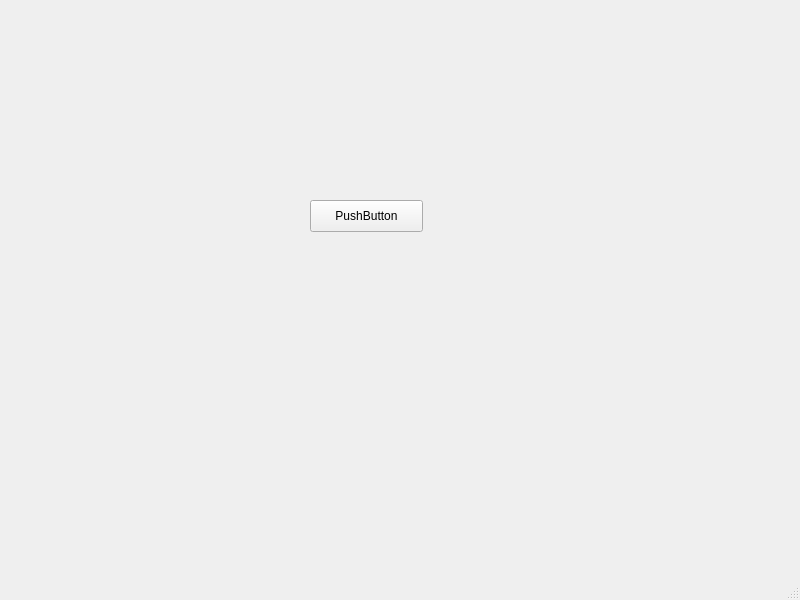
<?xml version="1.0" encoding="UTF-8"?>
<ui version="4.0">
 <class>main_window</class>
 <widget class="QMainWindow" name="main_window">
  <property name="geometry">
   <rect>
    <x>0</x>
    <y>0</y>
    <width>800</width>
    <height>600</height>
   </rect>
  </property>
  <property name="windowTitle">
   <string>main_window</string>
  </property>
  <widget class="QWidget" name="centralwidget">
   <widget class="QPushButton" name="pushButton">
    <property name="geometry">
     <rect>
      <x>310</x>
      <y>200</y>
      <width>113</width>
      <height>32</height>
     </rect>
    </property>
    <property name="text">
     <string>PushButton</string>
    </property>
   </widget>
  </widget>
  <widget class="QMenuBar" name="menubar">
   <property name="geometry">
    <rect>
     <x>0</x>
     <y>0</y>
     <width>800</width>
     <height>24</height>
    </rect>
   </property>
  </widget>
  <widget class="QStatusBar" name="statusbar"/>
 </widget>
 <resources/>
 <connections/>
</ui>
